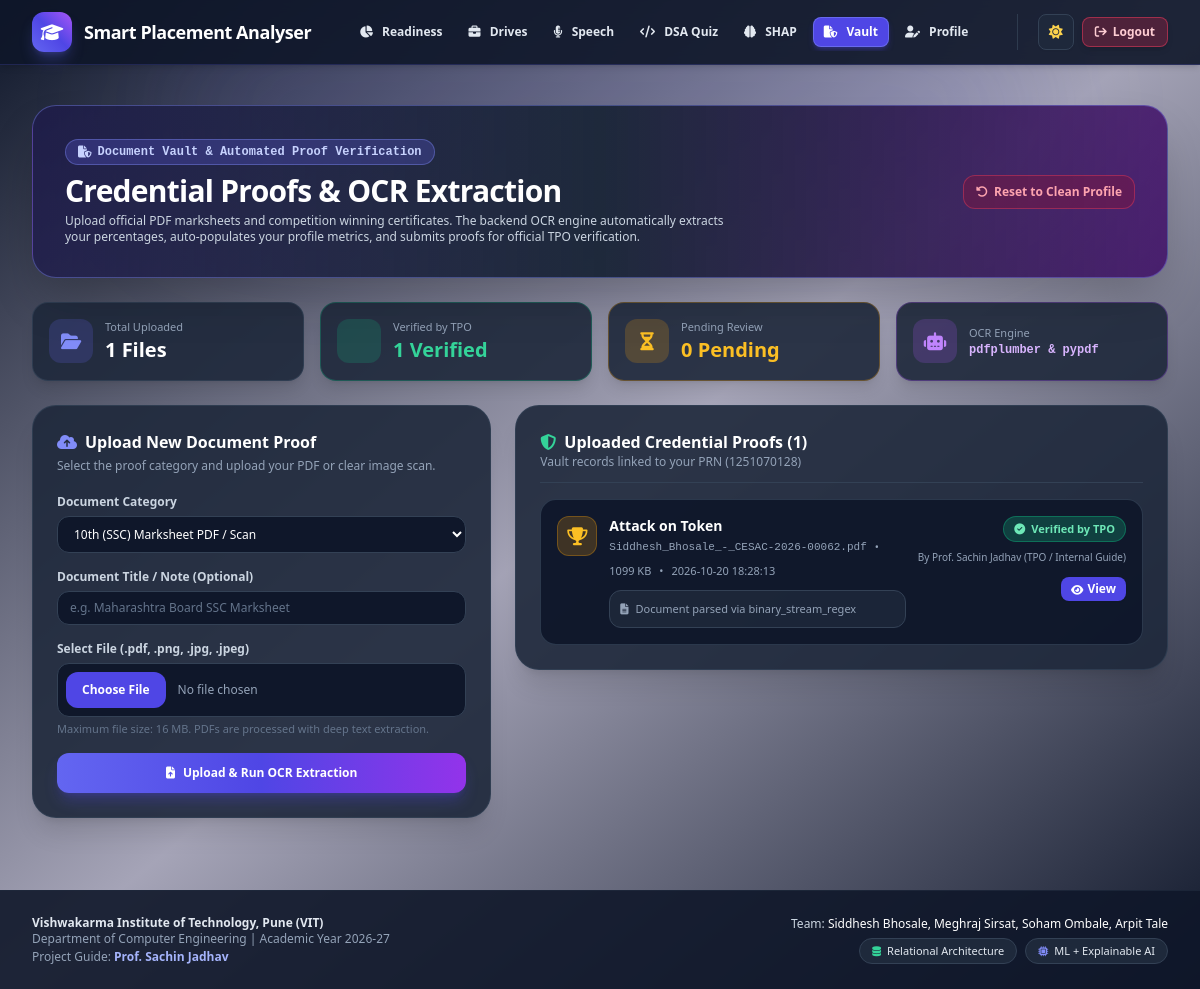
The app's page /documents (signed in) with its own data.
### tables this page shows
CREATE TABLE students (
            id INTEGER PRIMARY KEY AUTOINCREMENT,
            user_id INTEGER NOT NULL UNIQUE,
            roll_no TEXT NOT NULL UNIQUE,
            gr_no TEXT NOT NULL UNIQUE,
            full_name TEXT NOT NULL,
            email TEXT NOT NULL UNIQUE,
            phone TEXT,
            department TEXT NOT NULL DEFAULT 'Computer Engineering',
            semester INTEGER NOT NULL DEFAULT 3,
            cgpa REAL NOT NULL,
            ssc_percentage REAL NOT NULL,
            hsc_percentage REAL NOT NULL,
            active_backlogs INTEGER NOT NULL DEFAULT 0,
            history_backlogs INTEGER NOT NULL DEFAULT 0,
            dsa_score REAL NOT NULL DEFAULT 0.0,
            leetcode_solved INTEGER NOT NULL DEFAULT 0,
            hackathons_won INTEGER NOT NULL DEFAULT 0,
            projects_count INTEGER NOT NULL DEFAULT 0,
            certifications_count INTEGER NOT NULL DEFAULT 0,
            soft_skills_score REAL DEFAULT 70.0,
            placement_readiness_index REAL DEFAULT 0.0,
            target_tier TEXT DEFAULT 'Tier 1 Product',
            created_at TIMESTAMP DEFAULT CURRENT_TIMESTAMP,
            updated_at TIMESTAMP DEFAULT CURRENT_TIMESTAMP,
            FOREIGN KEY (user_id) REFERENCES users(id) ON DELETE CASCADE
        );

CREATE TABLE student_documents (
            id INTEGER PRIMARY KEY AUTOINCREMENT,
            student_id INTEGER NOT NULL,
            doc_type TEXT NOT NULL,
            title TEXT NOT NULL,
            file_path TEXT NOT NULL,
            original_filename TEXT NOT NULL,
            file_size_kb INTEGER DEFAULT 0,
            mime_type TEXT,
            extracted_data_json TEXT,
            is_verified INTEGER NOT NULL DEFAULT 0,
            verified_by TEXT,
            verified_at TIMESTAMP,
            verification_notes TEXT,
            uploaded_at TIMESTAMP DEFAULT CURRENT_TIMESTAMP,
            FOREIGN KEY (student_id) REFERENCES students(id) ON DELETE CASCADE
        );

### app.py (the view)
@app.route('/documents', methods=['GET'])
@login_required
@role_required('STUDENT')
def student_documents():
    student = get_current_student()
    documents = query_db(
        "SELECT * FROM student_documents WHERE student_id = ? ORDER BY uploaded_at DESC",
        (student['id'],)
    ) or []
    for doc in documents:
        if doc.get('extracted_data_json'):
            try:
                doc['extracted'] = json.loads(doc['extracted_data_json'])
            except Exception:
                doc['extracted'] = {}
        else:
            doc['extracted'] = {}
    return render_template('documents.html', student=student, documents=documents)

### templates/documents.html (shortened to what this page needs)
{% extends 'base.html' %}
{% block content %}
<div class="space-y-6">
    <div class="bg-gradient-to-r from-indigo-950/80 via-slate-800 to-purple-950/80 border border-indigo-400/40 rounded-3xl p-6 sm:p-8 shadow-2xl relative overflow-hidden">
        <div class="flex flex-col lg:flex-row lg:items-center justify-between gap-6 relative z-10">
            <div>
                <div class="inline-flex items-center gap-1.5 px-3 py-1 rounded-full bg-indigo-500/25 text-indigo-200 border border-indigo-400/40 text-xs font-mono font-semibold mb-2">
                    <i class="fa-solid fa-file-shield"></i> Document Vault & Automated Proof Verification
                </div>
                <h1 class="text-2xl sm:text-3xl font-extrabold text-white tracking-tight">
                    Credential Proofs & OCR Extraction
                </h1>
                <p class="text-xs text-slate-300 mt-1 max-w-2xl">
                    Upload official PDF marksheets and competition winning certificates. The backend OCR engine
                    automatically extracts your percentages, auto-populates your profile metrics, and submits proofs
                    for official TPO verification.
                </p>
            </div>
            <div class="flex flex-wrap items-center gap-3">
                <form method="POST" action="{{ url_for('reset_student_profile') }}" onsubmit="return confirm('Reset all your metrics and unverified proofs to a clean slate?');">
                    <button type="submit" class="px-3 py-2 bg-rose-900/40 hover:bg-rose-900/70 text-rose-300 hover:text-white text-xs font-semibold rounded-xl border border-rose-500/40 transition-all flex items-center gap-1.5">
                        <i class="fa-solid fa-rotate-left"></i> Reset to Clean Profile
                    </button>
                </form>
            </div>
        </div>
    </div>
    <div class="grid grid-cols-1 sm:grid-cols-4 gap-4">
        <div class="bg-slate-800/90 border border-slate-700/80 rounded-2xl p-4 shadow-lg flex items-center gap-3">
            <div class="w-11 h-11 rounded-xl bg-indigo-500/20 text-indigo-400 flex items-center justify-center text-lg">
                <i class="fa-solid fa-folder-open"></i>
            </div>
            <div>
                <div class="text-[11px] text-slate-400 font-medium">Total Uploaded</div>
                <div class="text-xl font-extrabold text-white">{{ documents|length }} Files</div>
            </div>
        </div>
        <div class="bg-slate-800/90 border border-emerald-500/30 rounded-2xl p-4 shadow-lg flex items-center gap-3">
            <div class="w-11 h-11 rounded-xl bg-emerald-500/20 text-emerald-400 flex items-center justify-center text-lg">
            </div>
            <div>
                <div class="text-[11px] text-slate-400 font-medium">Verified by TPO</div>
                <div class="text-xl font-extrabold text-emerald-400">
                    {{ documents|selectattr('is_verified', 'equalto', 1)|list|length }} Verified
                </div>
            </div>
        </div>
        <div class="bg-slate-800/90 border border-amber-500/30 rounded-2xl p-4 shadow-lg flex items-center gap-3">
            <div class="w-11 h-11 rounded-xl bg-amber-500/20 text-amber-400 flex items-center justify-center text-lg">
                <i class="fa-solid fa-hourglass-half"></i>
            </div>
            <div>
                <div class="text-[11px] text-slate-400 font-medium">Pending Review</div>
                <div class="text-xl font-extrabold text-amber-400">
                    {{ documents|selectattr('is_verified', 'equalto', 0)|list|length }} Pending
                </div>
            </div>
        </div>
        <div class="bg-slate-800/90 border border-purple-500/30 rounded-2xl p-4 shadow-lg flex items-center gap-3">
            <div class="w-11 h-11 rounded-xl bg-purple-500/20 text-purple-400 flex items-center justify-center text-lg">
                <i class="fa-solid fa-robot"></i>
            </div>
            <div>
                <div class="text-[11px] text-slate-400 font-medium">OCR Engine</div>
                <div class="text-xs font-extrabold text-purple-300 font-mono">pdfplumber & pypdf</div>
            </div>
        </div>
    </div>
    <div class="grid grid-cols-1 lg:grid-cols-12 gap-6 items-start">
        <div class="lg:col-span-5 bg-slate-800/90 border border-slate-700/80 rounded-3xl p-6 shadow-xl space-y-5">
            <div>
                <h2 class="text-base font-bold text-white flex items-center gap-2">
                    <i class="fa-solid fa-cloud-arrow-up text-indigo-400"></i>
                    Upload New Document Proof
                </h2>
                <p class="text-xs text-slate-400 mt-1">
                    Select the proof category and upload your PDF or clear image scan.
                </p>
            </div>
            <form method="POST" action="{{ url_for('upload_document') }}" enctype="multipart/form-data" class="space-y-4">
                <div>
                    <label class="block text-xs font-semibold text-slate-300 mb-1.5">Document Category</label>
                    <select name="doc_type" id="docTypeSelect" class="w-full bg-slate-900 border border-slate-700 rounded-xl px-3 py-2 text-xs text-white focus:outline-none focus:border-indigo-500">
                        <option value="10TH_MARKSHEET">10th (SSC) Marksheet PDF / Scan</option>
                    </select>
                </div>
                <div>
                    <label class="block text-xs font-semibold text-slate-300 mb-1.5">Document Title / Note (Optional)</label>
                    <input type="text" name="title" placeholder="e.g. Maharashtra Board SSC Marksheet"
                           class="w-full bg-slate-900 border border-slate-700 rounded-xl px-3 py-2 text-xs text-white placeholder-slate-500 focus:outline-none focus:border-indigo-500">
                </div>
                <div>
                    <label class="block text-xs font-semibold text-slate-300 mb-1.5">Select File (.pdf, .png, .jpg, .jpeg)</label>
                    <input type="file" name="document_file" required accept=".pdf,.png,.jpg,.jpeg"
                           class="w-full text-xs text-slate-400 file:mr-3 file:py-2.5 file:px-4 file:rounded-xl file:border-0 file:text-xs file:font-semibold file:bg-indigo-600 file:text-white hover:file:bg-indigo-500 cursor-pointer bg-slate-900 border border-slate-700 rounded-xl p-2">
                    <p class="text-[11px] text-slate-500 mt-1">Maximum file size: 16 MB. PDFs are processed with deep text extraction.</p>
                </div>
                <button type="submit" class="w-full px-5 py-3 bg-gradient-to-r from-indigo-500 via-indigo-600 to-purple-600 hover:from-indigo-400 hover:to-purple-500 text-white font-bold rounded-xl shadow-lg shadow-indigo-600/30 text-xs flex items-center justify-center gap-2 transition-all">
                    <i class="fa-solid fa-file-arrow-up"></i> Upload & Run OCR Extraction
                </button>
            </form>
        </div>
        <div class="lg:col-span-7 bg-slate-800/90 border border-slate-700/80 rounded-3xl p-6 shadow-xl space-y-4">
            <div class="flex items-center justify-between pb-3 border-b border-slate-700">
                <div>
                    <h2 class="text-base font-bold text-white flex items-center gap-2">
                        <i class="fa-solid fa-shield-halved text-emerald-400"></i>
                        Uploaded Credential Proofs ({{ documents|length }})
                    </h2>
                    <p class="text-xs text-slate-400">Vault records linked to your PRN ({{ student.gr_no }})</p>
                </div>
            </div>
            {% if documents %}
            <div class="space-y-3">
                {% for doc in documents %}
                <div class="bg-slate-900/90 border border-slate-700/80 rounded-2xl p-4 transition-all hover:border-indigo-400/40">
                    <div class="flex flex-col sm:flex-row sm:items-start justify-between gap-3">
                        <div class="flex items-start space-x-3">
                            <div class="w-10 h-10 rounded-xl flex items-center justify-center text-lg shrink-0
                                {% if '10TH' in doc.doc_type or '12TH' in doc.doc_type %}bg-indigo-500/20 text-indigo-400 border border-indigo-500/30
                                {% elif 'HACKATHON' in doc.doc_type %}bg-amber-500/20 text-amber-400 border border-amber-500/30
                                {% else %}bg-purple-500/20 text-purple-400 border border-purple-500/30{% endif %}">
                                {% if '10TH' in doc.doc_type or '12TH' in doc.doc_type %}
                                    <i class="fa-solid fa-graduation-cap"></i>
                                {% elif 'HACKATHON' in doc.doc_type %}
                                    <i class="fa-solid fa-trophy"></i>
                                {% else %}
                                    <i class="fa-solid fa-certificate"></i>
                                {% endif %}
                            </div>
                            <div>
                                <h3 class="font-bold text-white text-sm leading-snug">{{ doc.title }}</h3>
                                <div class="flex flex-wrap items-center gap-2 mt-1 text-[11px] text-slate-400">
                                    <span class="font-mono">{{ doc.original_filename }}</span>
                                    <span>&bull;</span>
                                    <span>{{ doc.file_size_kb }} KB</span>
                                    <span>&bull;</span>
                                    <span>{{ doc.uploaded_at }}</span>
                                </div>
                                {% if doc.extracted %}
                                <div class="mt-2.5 p-2.5 rounded-xl bg-slate-800/80 border border-slate-700 text-xs text-slate-200">
                                    {% if doc.extracted.get('percentage') %}
                                    <div class="flex items-center gap-2 text-emerald-300 font-semibold">
                                        <i class="fa-solid fa-circle-check text-xs"></i>
                                        <span>Extracted Percentage: <strong class="text-white text-sm">{{ doc.extracted.percentage }}%</strong></span>
                                    </div>
                                    {% if doc.extracted.get('board') %}
                                    <div class="text-[11px] text-slate-400 mt-0.5">Board: {{ doc.extracted.board }}</div>
                                    {% endif %}
                                    {% else %}
                                    <div class="text-[11px] text-slate-400">
                                        <i class="fa-solid fa-file-lines mr-1"></i> Document parsed via {{ doc.extracted.get('parser_engine', 'engine') }}
                                    </div>
                                    {% endif %}
                                </div>
                                {% endif %}
                            </div>
                        </div>
                        <div class="flex sm:flex-col items-center sm:items-end justify-between gap-2 shrink-0">
                            {% if doc.is_verified == 1 %}
                            <span class="px-2.5 py-1 rounded-full text-[11px] font-semibold bg-emerald-500/25 text-emerald-300 border border-emerald-500/40 flex items-center gap-1.5">
                                <i class="fa-solid fa-circle-check"></i> Verified by TPO
                            </span>
                            <span class="text-[10px] text-slate-400">By {{ doc.verified_by or 'Prof. Sachin Jadhav' }}</span>
                            {% elif doc.is_verified == -1 %}
                            <span class="px-2.5 py-1 rounded-full text-[11px] font-semibold bg-rose-500/25 text-rose-300 border border-rose-500/40 flex items-center gap-1.5">
                                <i class="fa-solid fa-circle-xmark"></i> Rejected
                            </span>
                            {% else %}
                            <span class="px-2.5 py-1 rounded-full text-[11px] font-semibold bg-amber-500/25 text-amber-300 border border-amber-500/40 flex items-center gap-1.5">
                                <i class="fa-solid fa-hourglass-half"></i> Pending TPO Review
                            </span>
                            {% endif %}
                            <div class="flex items-center gap-1.5 mt-1">
                                <a href="{{ url_for('view_document', doc_id=doc.id) }}" target="_blank"
                                   class="px-2.5 py-1 rounded-lg text-xs font-semibold bg-indigo-600 hover:bg-indigo-500 text-white flex items-center gap-1 shadow-sm">
                                    <i class="fa-solid fa-eye text-[11px]"></i> View
                                </a>
                            </div>
                        </div>
                    </div>
                </div>
                {% endfor %}
            </div>
            {% endif %}
        </div>
    </div>
</div>
{% endblock %}

### records on screen
students: gr_no "1251070128"
student_documents: title "Attack on Token", original_filename "Siddhesh_Bhosale_-_CESAC-2026-00062.pdf", file_size_kb "1099", uploaded_at "2026-10-20 18:28:13", extracted.get "binary_stream_regex", verified_by "Prof. Sachin Jadhav (TPO / Internal Guide)"

### other values on screen
{{ documents|length }} "1"
{{ documents|selectattr('is_verified', 'equalto', 1)|list|length }} "1"
{{ documents|selectattr('is_verified', 'equalto', 0)|list|length }} "0"
